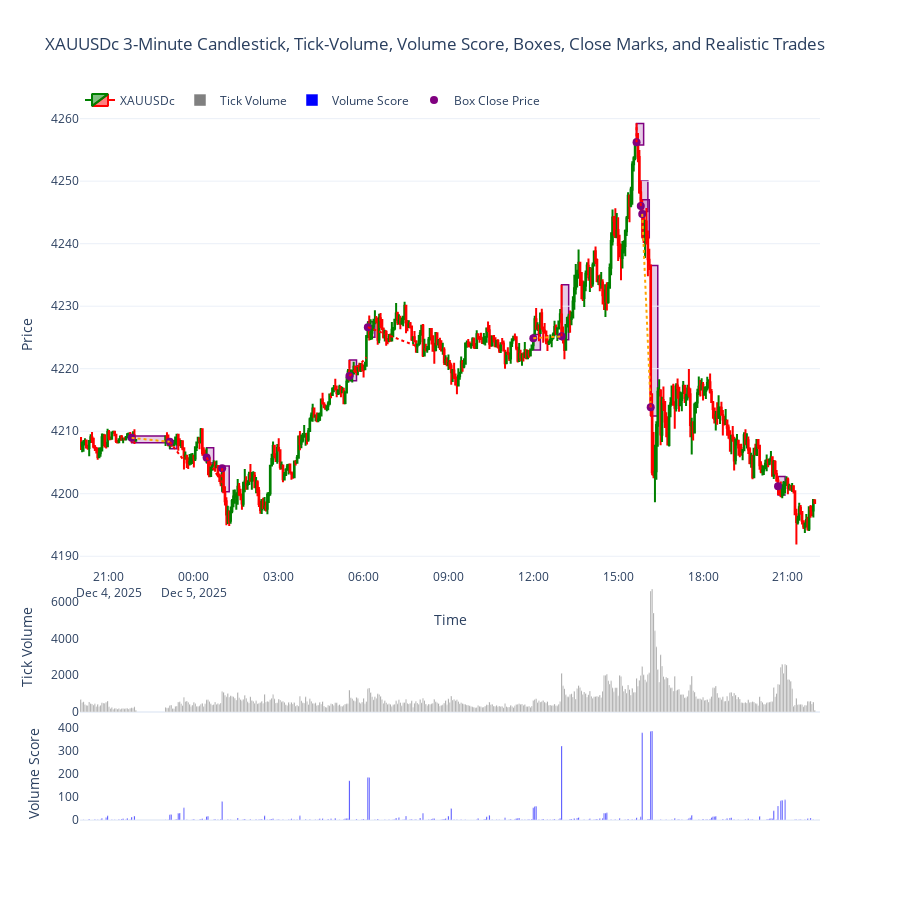

The notebook cell saved with this chart:
### Markdown cell above
Key Improvements for Realistic Execution:

Pending Orders:

BuyStop executes only if high >= entry.

SellStop executes only if low <= entry.

Stoploss:

If after execution, the price touches stoploss (low <= stop for buy, high >= stop for sell), the trade closes at stop.

Take Profit / Exit at Next Signal:

The trade closes at next signal close price if the stoploss wasn’t hit first.

One trade at a time per signal:

After a signal, no other trades until next signal.

Trade PnL:

PnL calculated using executed price rather than just current bar close.

Draw trade lines dynamically:

Line from entry → stop or entry → exit.

### Code cell
import MetaTrader5 as mt5
import pandas as pd
import numpy as np
import plotly.graph_objects as go
from datetime import datetime, timedelta

# -------------------------
# 1. Initialize MT5
# -------------------------
if not mt5.initialize():
    print("MT5 initialization failed")
    mt5.shutdown()

# -------------------------
# 2. Fetch 3-minute data
# -------------------------
symbol = "XAUUSDc"
timeframe = mt5.TIMEFRAME_M3
n_bars = 500
utc_from = datetime.now() - timedelta(days=2)

rates = mt5.copy_rates_from(symbol, timeframe, utc_from, n_bars)
mt5.shutdown()

# -------------------------
# 3. Convert to DataFrame
# -------------------------
df = pd.DataFrame(rates)
df['time'] = pd.to_datetime(df['time'], unit='s')
df.set_index('time', inplace=True)
df = df[df.index.dayofweek < 5]  # remove weekends

# -------------------------
# 4. Infinite tick-volume score
# -------------------------
def tick_volume_infinite_score(volumes):
    scores = np.zeros(len(volumes))
    for i in range(1, len(volumes)):
        count = 0
        for j in range(i-1, -1, -1):
            if volumes[i] > volumes[j]:
                count += 1
            else:
                break
        scores[i] = count
    return scores

df['vol_score'] = tick_volume_infinite_score(df['tick_volume'])

# -------------------------
# 5. Box logic for 10x vol_score spikes
# -------------------------
boxes = []
box_marks_x = []
box_marks_y = []

for i in range(1, len(df)):
    if df['vol_score'].iloc[i-1] > 0 and df['vol_score'].iloc[i] >= 10 * df['vol_score'].iloc[i-1]:
        x0 = df.index[i]
        x1 = df.index[min(i+5, len(df)-1)]  # extend 5 bars to the right
        y0 = df['low'].iloc[i]
        y1 = df['high'].iloc[i]
        boxes.append(dict(
            type="rect",
            xref="x",
            yref="y",
            x0=x0,
            x1=x1,
            y0=y0,
            y1=y1,
            line=dict(color="purple", width=1.5),
            fillcolor="rgba(128,0,128,0.2)",
            layer="below"
        ))
        box_marks_x.append(df.index[i])
        box_marks_y.append(df['close'].iloc[i])

# -------------------------
# 6. Backtest with realistic trade execution
# -------------------------
price_unit = 3
equity = []
balance = 0
trade_lines = []

active_trade = None  # only one trade at a time
entry_idx = None

for i in range(len(df)):
    # Check for signal
    if df.index[i] in box_marks_x:
        close_price = df['close'].iloc[i]
        is_bullish = close_price > df['open'].iloc[i]

        # Close previous trade at signal
        if active_trade:
            # Exit at next signal close
            exit_price = close_price
            if active_trade['type'] == 'buy':
                pnl = exit_price - active_trade['entry']
            else:
                pnl = active_trade['entry'] - exit_price
            balance += pnl
            # Draw line from entry to exit
            trade_lines.append(dict(
                type="line",
                xref="x",
                yref="y",
                x0=df.index[entry_idx],
                x1=df.index[i],
                y0=active_trade['entry'],
                y1=exit_price,
                line=dict(color='orange', width=2, dash='dot'),
                layer="above"
            ))
            active_trade = None

        # Place new trade
        entry_idx = i
        if is_bullish:
            active_trade = {
                'type': 'buy',
                'entry': close_price,
                'stop': close_price - price_unit
            }
        else:
            active_trade = {
                'type': 'sell',
                'entry': close_price,
                'stop': close_price + price_unit
            }

    # Trade execution simulation
    if active_trade:
        # Check stoploss
        if active_trade['type'] == 'buy':
            if df['low'].iloc[i] <= active_trade['stop']:
                pnl = active_trade['stop'] - active_trade['entry']
                balance += pnl
                # Draw stop line
                trade_lines.append(dict(
                    type="line",
                    xref="x",
                    yref="y",
                    x0=df.index[entry_idx],
                    x1=df.index[i],
                    y0=active_trade['entry'],
                    y1=active_trade['stop'],
                    line=dict(color='red', width=2, dash='dot'),
                    layer="above"
                ))
                active_trade = None
        elif active_trade['type'] == 'sell':
            if df['high'].iloc[i] >= active_trade['stop']:
                pnl = active_trade['entry'] - active_trade['stop']
                balance += pnl
                # Draw stop line
                trade_lines.append(dict(
                    type="line",
                    xref="x",
                    yref="y",
                    x0=df.index[entry_idx],
                    x1=df.index[i],
                    y0=active_trade['entry'],
                    y1=active_trade['stop'],
                    line=dict(color='red', width=2, dash='dot'),
                    layer="above"
                ))
                active_trade = None

    equity.append(balance)

df['equity'] = equity

# -------------------------
# 7. Plot 3-pane chart with boxes, marks, and trade lines
# -------------------------
fig = go.Figure()

# Candlestick chart (top pane)
fig.add_trace(go.Candlestick(
    x=df.index,
    open=df['open'],
    high=df['high'],
    low=df['low'],
    close=df['close'],
    name='XAUUSDc',
    increasing_line_color='green',
    decreasing_line_color='red'
))

# Tick-volume bars (middle pane)
fig.add_trace(go.Bar(
    x=df.index,
    y=df['tick_volume'],
    name='Tick Volume',
    marker_color='gray',
    yaxis='y2'
))

# Volume score bars (bottom pane)
fig.add_trace(go.Bar(
    x=df.index,
    y=df['vol_score'],
    name='Volume Score',
    marker_color='blue',
    yaxis='y3'
))

# Add boxes + trade lines
fig.update_layout(shapes=boxes + trade_lines)

# Add marks at box closing price
fig.add_trace(go.Scatter(
    x=box_marks_x,
    y=box_marks_y,
    mode='markers',
    marker=dict(color='purple', size=8, symbol='circle'),
    name='Box Close Price',
    yaxis='y'
))

# Layout
fig.update_layout(
    template='plotly_white',
    title='XAUUSDc 3-Minute Candlestick, Tick-Volume, Volume Score, Boxes, Close Marks, and Realistic Trades',
    xaxis=dict(title='Time', rangeslider=dict(visible=False)),
    yaxis=dict(title='Price', domain=[0.35, 1]),
    yaxis2=dict(title='Tick Volume', domain=[0.15, 0.33], showgrid=False),
    yaxis3=dict(title='Volume Score', domain=[0, 0.13], showgrid=False),
    legend=dict(orientation='h', y=1.02, x=0),
    height=900
)

fig.show()

# -------------------------
# 8. Plot Equity Curve separately
# -------------------------
fig2 = go.Figure()
fig2.add_trace(go.Scatter(
    x=df.index,
    y=df['equity'],
    mode='lines',
    name='Equity Curve',
    line=dict(color='green', width=2)
))
fig2.update_layout(
    template='plotly_white',
    title='Backtest Equity Curve',
    xaxis_title='Time',
    yaxis_title='Equity',
    height=400
)
fig2.show()

### Figure 1 — Plotly figure (JSON) as saved in the notebook; plotly's stock layout.template omitted (floating-point values rounded to 4 significant figures; data arrays with more than 128 entries replaced by an {"elided": "..."} marker saying what was removed)
{"data": [{"close": {"elided": "500 float values"}, "decreasing": {"line": {"color": "red"}}, "high": {"elided": "500 float values"}, "increasing": {"line": {"color": "green"}}, "low": {"elided": "500 float values"}, "name": "XAUUSDc", "open": {"elided": "500 float values"}, "type": "candlestick", "x": {"elided": "500 str values"}}, {"marker": {"color": "gray"}, "name": "Tick Volume", "type": "bar", "x": {"elided": "500 str values"}, "y": {"elided": "500 int values"}, "yaxis": "y2"}, {"marker": {"color": "blue"}, "name": "Volume Score", "type": "bar", "x": {"elided": "500 str values"}, "y": {"elided": "500 float values"}, "yaxis": "y3"}, {"marker": {"color": "purple", "size": 8, "symbol": "circle"}, "mode": "markers", "name": "Box Close Price", "type": "scatter", "x": ["2025-12-04T21:48:00", "2025-12-04T23:09:00", "2025-12-05T00:27:00", "2025-12-05T01:00:00", "2025-12-05T05:30:00", "2025-12-05T06:09:00", "2025-12-05T12:00:00", "2025-12-05T13:00:00", "2025-12-05T15:39:00", "2025-12-05T15:48:00", "2025-12-05T15:51:00", "2025-12-05T16:09:00", "2025-12-05T20:39:00"], "y": [4209.0, 4208.0, 4206.0, 4204.0, 4219.0, 4227.0, 4225.0, 4225.0, 4256.0, 4246.0, 4245.0, 4214.0, 4201.0], "yaxis": "y"}], "layout": {"height": 900, "legend": {"orientation": "h", "x": 0, "y": 1.02}, "shapes": [{"fillcolor": "rgba(128,0,128,0.2)", "layer": "below", "line": {"color": "purple", "width": 1.5}, "type": "rect", "x0": "2025-12-04T21:48:00", "x1": "2025-12-04T23:03:00", "xref": "x", "y0": 4208.0, "y1": 4209.0, "yref": "y"}, {"fillcolor": "rgba(128,0,128,0.2)", "layer": "below", "line": {"color": "purple", "width": 1.5}, "type": "rect", "x0": "2025-12-04T23:09:00", "x1": "2025-12-04T23:24:00", "xref": "x", "y0": 4207.0, "y1": 4208.0, "yref": "y"}, {"fillcolor": "rgba(128,0,128,0.2)", "layer": "below", "line": {"color": "purple", "width": 1.5}, "type": "rect", "x0": "2025-12-05T00:27:00", "x1": "2025-12-05T00:42:00", "xref": "x", "y0": 4205.0, "y1": 4207.0, "yref": "y"}, {"fillcolor": "rgba(128,0,128,0.2)", "layer": "below", "line": {"color": "purple", "width": 1.5}, "type": "rect", "x0": "2025-12-05T01:00:00", "x1": "2025-12-05T01:15:00", "xref": "x", "y0": 4200.0, "y1": 4204.0, "yref": "y"}, {"fillcolor": "rgba(128,0,128,0.2)", "layer": "below", "line": {"color": "purple", "width": 1.5}, "type": "rect", "x0": "2025-12-05T05:30:00", "x1": "2025-12-05T05:45:00", "xref": "x", "y0": 4218.0, "y1": 4221.0, "yref": "y"}, {"fillcolor": "rgba(128,0,128,0.2)", "layer": "below", "line": {"color": "purple", "width": 1.5}, "type": "rect", "x0": "2025-12-05T06:09:00", "x1": "2025-12-05T06:24:00", "xref": "x", "y0": 4225.0, "y1": 4228.0, "yref": "y"}, {"fillcolor": "rgba(128,0,128,0.2)", "layer": "below", "line": {"color": "purple", "width": 1.5}, "type": "rect", "x0": "2025-12-05T12:00:00", "x1": "2025-12-05T12:15:00", "xref": "x", "y0": 4223.0, "y1": 4225.0, "yref": "y"}, {"fillcolor": "rgba(128,0,128,0.2)", "layer": "below", "line": {"color": "purple", "width": 1.5}, "type": "rect", "x0": "2025-12-05T13:00:00", "x1": "2025-12-05T13:15:00", "xref": "x", "y0": 4225.0, "y1": 4233.0, "yref": "y"}, {"fillcolor": "rgba(128,0,128,0.2)", "layer": "below", "line": {"color": "purple", "width": 1.5}, "type": "rect", "x0": "2025-12-05T15:39:00", "x1": "2025-12-05T15:54:00", "xref": "x", "y0": 4256.0, "y1": 4259.0, "yref": "y"}, {"fillcolor": "rgba(128,0,128,0.2)", "layer": "below", "line": {"color": "purple", "width": 1.5}, "type": "rect", "x0": "2025-12-05T15:48:00", "x1": "2025-12-05T16:03:00", "xref": "x", "y0": 4245.0, "y1": 4250.0, "yref": "y"}, {"fillcolor": "rgba(128,0,128,0.2)", "layer": "below", "line": {"color": "purple", "width": 1.5}, "type": "rect", "x0": "2025-12-05T15:51:00", "x1": "2025-12-05T16:06:00", "xref": "x", "y0": 4241.0, "y1": 4247.0, "yref": "y"}, {"fillcolor": "rgba(128,0,128,0.2)", "layer": "below", "line": {"color": "purple", "width": 1.5}, "type": "rect", "x0": "2025-12-05T16:09:00", "x1": "2025-12-05T16:24:00", "xref": "x", "y0": 4212.0, "y1": 4236.0, "yref": "y"}, {"fillcolor": "rgba(128,0,128,0.2)", "layer": "below", "line": {"color": "purple", "width": 1.5}, "type": "rect", "x0": "2025-12-05T20:39:00", "x1": "2025-12-05T20:54:00", "xref": "x", "y0": 4200.0, "y1": 4203.0, "yref": "y"}, {"layer": "above", "line": {"color": "orange", "dash": "dot", "width": 2}, "type": "line", "x0": "2025-12-04T21:48:00", "x1": "2025-12-04T23:09:00", "xref": "x", "y0": 4209.0, "y1": 4208.0, "yref": "y"}, {"layer": "above", "line": {"color": "red", "dash": "dot", "width": 2}, "type": "line", "x0": "2025-12-04T23:09:00", "x1": "2025-12-04T23:39:00", "xref": "x", "y0": 4208.0, "y1": 4205.0, "yref": "y"}, {"layer": "above", "line": {"color": "red", "dash": "dot", "width": 2}, "type": "line", "x0": "2025-12-05T00:27:00", "x1": "2025-12-05T00:51:00", "xref": "x", "y0": 4206.0, "y1": 4203.0, "yref": "y"}, {"layer": "above", "line": {"color": "red", "dash": "dot", "width": 2}, "type": "line", "x0": "2025-12-05T01:00:00", "x1": "2025-12-05T01:00:00", "xref": "x", "y0": 4204.0, "y1": 4201.0, "yref": "y"}, {"layer": "above", "line": {"color": "red", "dash": "dot", "width": 2}, "type": "line", "x0": "2025-12-05T05:30:00", "x1": "2025-12-05T06:06:00", "xref": "x", "y0": 4219.0, "y1": 4222.0, "yref": "y"}, {"layer": "above", "line": {"color": "red", "dash": "dot", "width": 2}, "type": "line", "x0": "2025-12-05T06:09:00", "x1": "2025-12-05T07:51:00", "xref": "x", "y0": 4227.0, "y1": 4224.0, "yref": "y"}, {"layer": "above", "line": {"color": "orange", "dash": "dot", "width": 2}, "type": "line", "x0": "2025-12-05T12:00:00", "x1": "2025-12-05T13:00:00", "xref": "x", "y0": 4225.0, "y1": 4225.0, "yref": "y"}, {"layer": "above", "line": {"color": "red", "dash": "dot", "width": 2}, "type": "line", "x0": "2025-12-05T13:00:00", "x1": "2025-12-05T13:00:00", "xref": "x", "y0": 4225.0, "y1": 4228.0, "yref": "y"}, {"layer": "above", "line": {"color": "red", "dash": "dot", "width": 2}, "type": "line", "x0": "2025-12-05T15:39:00", "x1": "2025-12-05T15:39:00", "xref": "x", "y0": 4256.0, "y1": 4259.0, "yref": "y"}, {"layer": "above", "line": {"color": "red", "dash": "dot", "width": 2}, "type": "line", "x0": "2025-12-05T15:48:00", "x1": "2025-12-05T15:48:00", "xref": "x", "y0": 4246.0, "y1": 4249.0, "yref": "y"}, {"layer": "above", "line": {"color": "orange", "dash": "dot", "width": 2}, "type": "line", "x0": "2025-12-05T15:51:00", "x1": "2025-12-05T16:09:00", "xref": "x", "y0": 4245.0, "y1": 4214.0, "yref": "y"}, {"layer": "above", "line": {"color": "red", "dash": "dot", "width": 2}, "type": "line", "x0": "2025-12-05T16:09:00", "x1": "2025-12-05T16:09:00", "xref": "x", "y0": 4214.0, "y1": 4217.0, "yref": "y"}], "title": {"text": "XAUUSDc 3-Minute Candlestick, Tick-Volume, Volume Score, Boxes, Close Marks, and Realistic Trades"}, "xaxis": {"rangeslider": {"visible": false}, "title": {"text": "Time"}}, "yaxis": {"domain": [0.35, 1], "title": {"text": "Price"}}, "yaxis2": {"domain": [0.15, 0.33], "showgrid": false, "title": {"text": "Tick Volume"}}, "yaxis3": {"domain": [0, 0.13], "showgrid": false, "title": {"text": "Volume Score"}}}}
